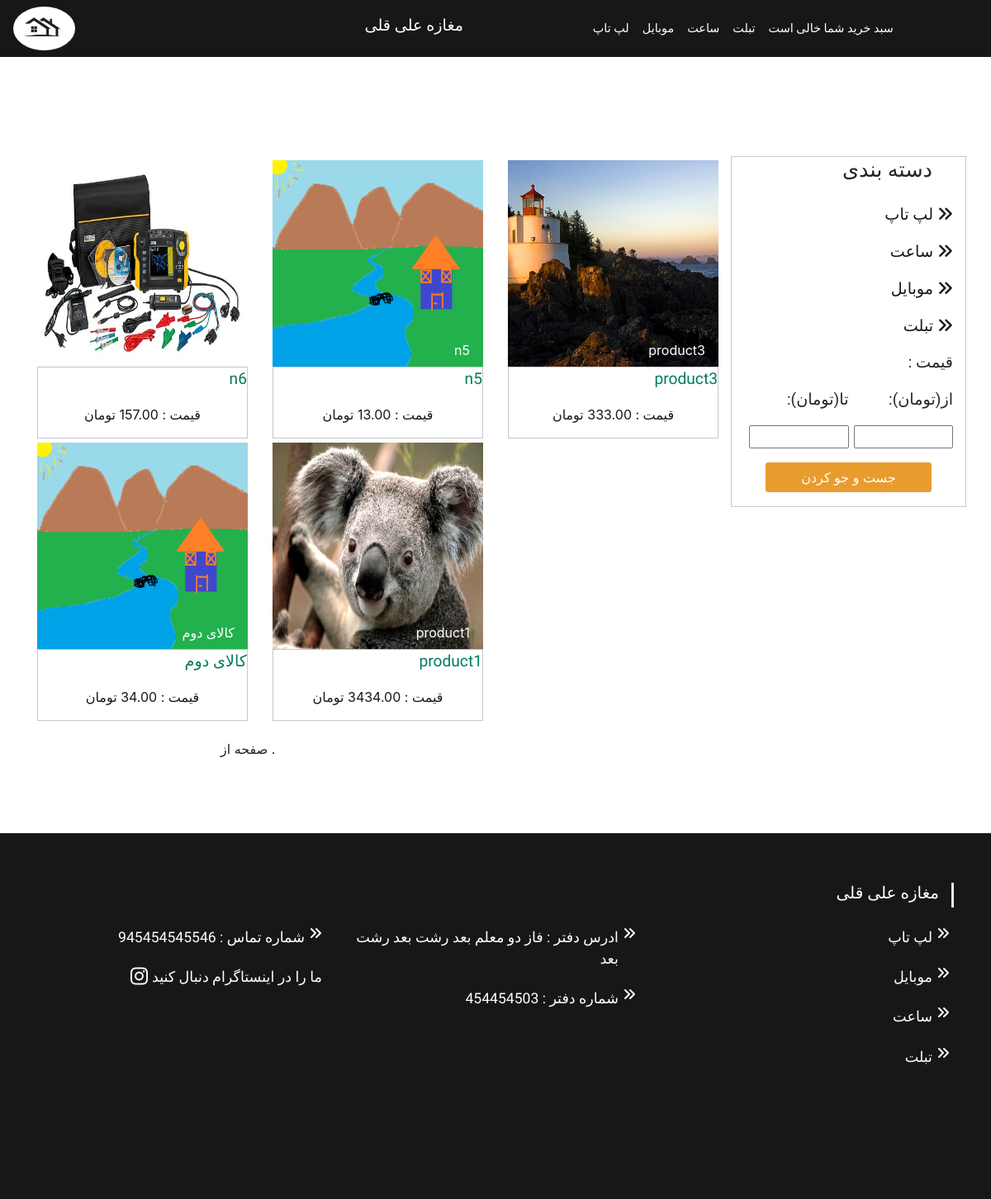
Screenshot of /products/ with the database file from the repository.
### products/models.py (models this page shows, shortened)
class Product(models.Model):
    category_id     = models.ForeignKey(Category, related_name='products',
                        on_delete=models.CASCADE, blank=False)
    name            = models.CharField(max_length=40, db_index=True)
    slug            = models.SlugField(max_length=40, db_index=True)
    product_image   = models.ManyToManyField(ProductImage)
    summary         = models.TextField(max_length=100, blank=True, null=True)
    description     = models.TextField(max_length=200, blank=False)
    price           = models.DecimalField(max_digits=10, decimal_places=2)
    stock           = models.PositiveIntegerField(blank=True, null=True)
    rate            = models.PositiveIntegerField(default=0,
                        validators=[MaxValueValidator(5), MinValueValidator(0)])
    available       = models.BooleanField(default=True)
    created         = models.DateTimeField(auto_now_add=True)
    updated         = models.DateTimeField(auto_now=True)
    class Meta:
        ordering = ('-created',)
        index_together = (('id', 'slug'),)
    def get_absolute_url(self):
        return reverse('products:product-detail', kwargs={'id': self.id, 'slug':self.slug})

### products/views.py (the view, shortened to what this page needs)
# urls.py: path('', views.ProductListView.as_view(), name='list-product'),
class ProductListView(ListView):
    template_name='products/list.html'
    model = Product
    queryset = Product.objects.all()
    context_object_name = 'object_list'
    def get_context_data(self, **kwargs):
        context = super().get_context_data(**kwargs)
        cart_product_form = ProductPriceForm()
        context.update({'product_price_form' : cart_product_form})
        return context
    def get_queryset(self):
        category_slug = self.kwargs.get('category_slug')
        products = Product.objects.all()
        if category_slug:
            category = get_object_or_404(Category, slug=category_slug)
            products_ = products.filter(category_id=category)
        return products

### products/forms.py
class ProductPriceForm(forms.Form):
        price1 = forms.IntegerField(
            widget=forms.NumberInput(
                attrs = {
                    "style" : "width: 95%;"
                }
            ), required=False)
        price2 = forms.IntegerField(
            widget=forms.NumberInput(
                    attrs = {
                        "style" : "width: 95%;"
                    }
                ), required=False)

### cart/cart.py (called while the page is built)
    def __len__(self):
        return sum(item['quantity'] for item in self.cart.values())

### cart/context_processors.py (called while the page is built)
def cart(request):
    return {'cart': Cart(request)}

### products/templates/products/list.html (shortened to what this page needs)
{% extends 'base.html' %}
{% load static %}
{% load thumbnail %}
{% block add_css %}
<link rel="stylesheet" media="screen" href="https://fontlibrary.org/face/xb-titre" type="text/css"/>
{% endblock add_css %}
{% block content %}
<div style="margin-top: 10%;" class="container">
    <div class="row">
      <div class="col-sm-12 col-lg-9 col-md-12">
        <div class="row">
          {% if object_list %}
          {% for object in object_list %}
          <div style="margin-top:5px;" class="col-list-object col-lg-4 col-md-4 col-sm-6">
              <a class="col-3-a" href="{{ object.get_absolute_url }}">
                  <div class="image-text">
                    {% thumbnail object.product_image.first.image "300x300" as im %}
                    <img src="{{im.url}}" height="250px" alt="">
                    {% endthumbnail %}
                    <div  class="bottom-right">{{object.name}}</div>
                  </div>
                  <div style="width: 100%;" class="product-box" >
                    <p class="font-mirza list-address" >   {{object.name}} </p>
                    <p>قیمت : {{object.price}} تومان</p>
                  </div>
              </a>
            </div>
        {% endfor %}
        {% else %}
          <div class="" style="width:100%;">
            <p style="margin-bottom: 200px; margin-left:40%; font-size:2rem; color:red;" class="font-Lalezar">موردی پیدا نشد</p>
          </div>
        {% endif %}
        </div>
      </div>
      <div style="height: 20%;" class= "product-box product-box-display  col-sm-12 col-lg-3 col-md-12">
        <h3 class="ul-li font-Lalezar-h3">دسته بندی</h3>
            <ul>
              <form class="" action="." method="get">
              <li class="ul-li "><a class="col-3-a a-hover font-Lalezar" href="{% url 'products:list-product-category' category_slug='laptop' %}">لپ تاپ <i class="fa fa-angle-double-right"></i></a></li>
                <li class="ul-li"><a class="col-3-a a-hover  font-Lalezar" href="{% url 'products:list-product-category' category_slug='watch' %}">ساعت <i class="fa fa-angle-double-right"></i></a></li>
                <li class="ul-li"><a class="col-3-a  font-Lalezar" href="{% url 'products:list-product-category' category_slug='mobile' %}">موبایل <i class="fa fa-angle-double-right"></i></a></li>
                <li class="ul-li"><a class="col-3-a  font-Lalezar" href="{% url 'products:list-product-category' category_slug='tablet' %}">تبلت <i class="fa fa-angle-double-right"></i></a></li>
                <li class="ul-li font-Lalezar-li">
                  <p>: قیمت</p>
                  <div style="display: inline-flex;">
                    <div class="font-Lalezar-li">
                      <p>:(تا(تومان</p>
                      {{product_price_form.price2}}
                    </div>
                    <div class="font-Lalezar-li">
                      <p>:(از(تومان</p>
                      {{product_price_form.price1}}
                    </div>
                  </div>
                </li >
                  <button  type="submit" class="btn-product-box btn btn-light">جست و جو کردن</button>
                </form>
              </div>
  </div>
  {% if object_list %}
    <div class="pagination page-div">
      <span class="step-links">
        <span  class="current page-number">
            صفحه {{ page_obj.number }} از {{ page_obj.paginator.num_pages }}.
        </span>
      </span>
    </div>
{% endif %}
  </div>
{% endblock content %}

### homepage/static/home/css/style.css (style rules this page uses)
* { margin: 0; padding: 0; }
.page-div { margin-left:20%; margin-top:22px; }
.font-Lalezar { font-size: 1.2rem; font-family: 'Lalezar', cursive; }
a { text-decoration: none; color: white; }
.font-mirza { font-family: 'Lateef', cursive; font-family: 'Mirza', cursive; font-family: 'Harmattan', sans-serif; }
.ul-li { list-style-type: none; margin-bottom: 1em; text-align: right; }
.product-box { border: 1px solid rgb(198, 200, 201); box-sizing: border-box; float: right; }
body { font-family: "Lato", sans-serif; }
.sidebar li, h3 { margin-right: 25px; }
.list-address { text-align:right!important; color:#007b5e; font-size:1.2rem; }
.font-Lalezar-h3 { font-size: 1.6rem; font-family: 'Lalezar', cursive; }
.font-Lalezar-li p { font-size: 1.2rem; font-family: 'Lalezar', cursive; }
.bottom-right { position: absolute; bottom: 8px; right: 16px; }
.image-text { position: relative; text-align: center; color: white; }
.btn-product-box { width: 80%; margin-right: 10%; margin-left: 10%; color: white!important; background-color: #e99c2e!important; }
.col-3-a { text-decoration: none!important; color: #161817; text-align: center; }
.col-3-a img { width: 100%; }

### rows the page displays
Product: shows a picture, name "n6", price "157.00"
Product: name "n5"
Product: shows a picture, name "product3", price "333.00"
Product: name "کالای دوم", price "34.00"
Product: shows a picture, name "product1"
